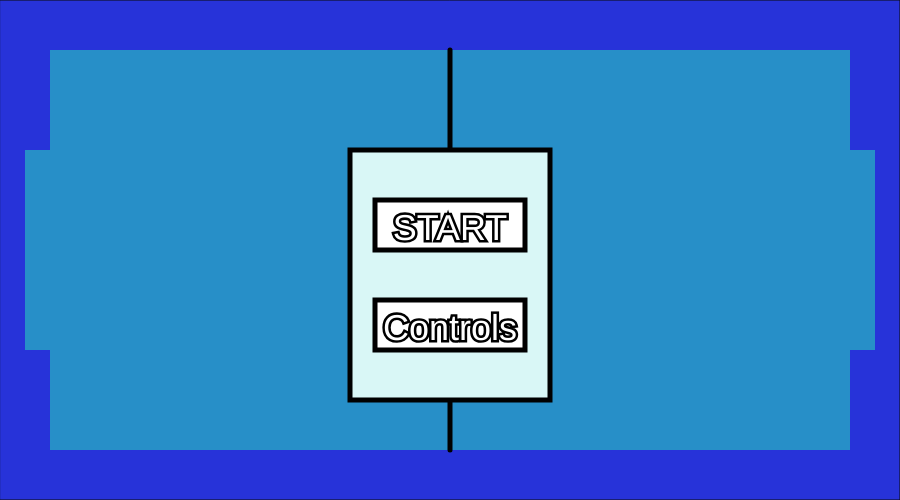
Frame 1 (no input)
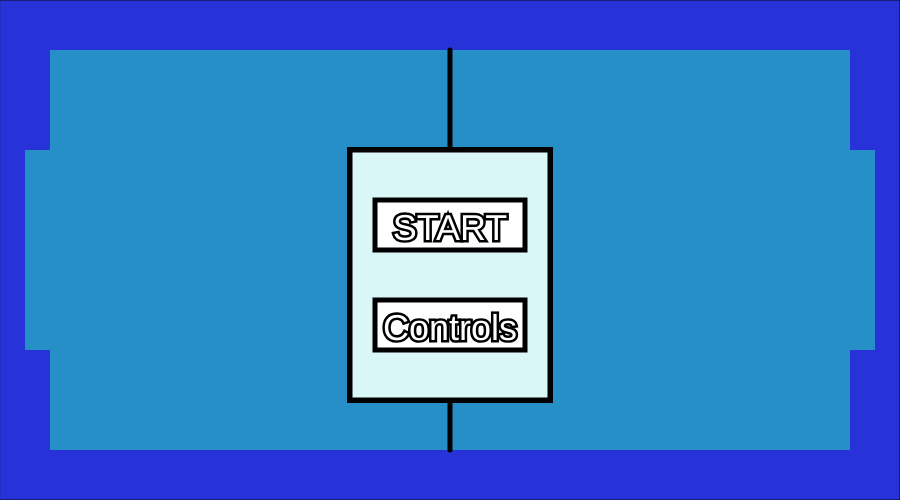
Frame 60 (no input)
Frame 120 (the mouse pressed at the canvas centre since frame 60): identical to frame 60, image omitted

The p5.js sketch that drew these frames (run headless with seeded random() and noise() and a simulated clock; from frame 60 on, the mouse is pressed at the canvas centre):

// p5.js sketch
// ── sketch.js
var x = 250, y = 245;
var x2 = 650, y2 = 245;
var score1 = 0;
var score2 = 0;
var keys1 =[false, false,false,false];
var keys2 =[false, false,false,false];
var start = false;
var menu = true;
var contr = false;
var end1 = false;
var end2 = false;

function setup() {
  // put setup code here
 	createCanvas(900, 500);
 	BPosition = createVector(450,250);
 	BVelocity = createVector(0,0);
 	field();
 	
}

function keyPressed() {
	//Player 1 ball controls
  if (keyCode === 65){  keys1[0] = true;}
  if (keyCode === 68){  keys1[1] = true;}
  if (keyCode === 87){  keys1[2] = true;}
  if (keyCode === 83){  keys1[3] = true;}
	//Player 2 ball controls
  if (keyCode === 100){  keys2[0] = true;}
  if (keyCode === 102){  keys2[1] = true;}
  if (keyCode === 104){  keys2[2] = true;}
  if (keyCode === 101){  keys2[3] = true;}
};

function keyReleased() {
	//Player 1 ball controls
  if (keyCode === 65){  keys1[0] = false;}
  if (keyCode === 68){  keys1[1] = false;}
  if (keyCode === 87){  keys1[2] = false;}
  if (keyCode === 83){  keys1[3] = false;}
  	//Player 2 ball controls
  if (keyCode === 100){  keys2[0] = false;}
  if (keyCode === 102){  keys2[1] = false;}
  if (keyCode === 104){  keys2[2] = false;}
  if (keyCode === 101){  keys2[3] = false;}
};

var Player1 = function(){
	if(x > 75){if(keys1[0] === true){x-=7;}}
	if(x < 900/2-25){if(keys1[1] === true){x+=7;}}
    if(y > 75){if(keys1[2] === true){y-=7;}}
    if(y < 500-75){if(keys1[3] === true){y+=7;}}
    noStroke();
    fill(150);
    ellipse(x, y, 50,50);
};

var Player2 = function(){
	if(x2 > 475){if(keys2[0] === true){x2-=7;}}
	if(x2 < 825){if(keys2[1] === true){x2+=7;}}
    if(y2 > 75){if(keys2[2] === true){y2-=7;}}
    if(y2 < 425){if(keys2[3] === true){y2+=7;}}
    noStroke();
    fill(150);
    ellipse(x2, y2, 50,50);
};

var field = function(){
	// the Playing board drawing
	stroke(10);
	fill(39,51,217);
	rect(0,0,width,height);
	fill(39, 143, 200);
	noStroke();
	rect(50, 50, width - 100, height - 100);
	fill(39, 143, 200);
	rect(25, 150, 25, 200);
	rect(width-50, 150, 25, 200);
	stroke(0);
	strokeWeight(5);
	line(width/2, 50, width/2, height-50);
};

var update = function(){
	playerOne = createVector(x,y);
 	//dir = createVector(0,0);
 	dir = playerOne.copy();
	dir.sub(BPosition);
	dir.normalize();
	dir.mult(-8);
	if(playerOne.dist(BPosition) < 45){
		BVelocity = dir.copy();
	}
	BPosition.add(BVelocity);
}
var update2 = function(){
	playerTwo = createVector(x2,y2);
 	//dir = createVector(0,0);
 	dir2 = playerTwo.copy();
	dir2.sub(BPosition);
	dir2.normalize();
	dir2.mult(-8);
	if(playerTwo.dist(BPosition) < 45){
		BVelocity = dir2.copy();
	}
	BPosition.add(BVelocity);
}

var display = function(){
	stroke(0);
    strokeWeight(2);
    fill(127);
    ellipse(BPosition.x, BPosition.y, 40, 40);
}

var checkEdges = function(){
	if (BPosition.x > width-50) {
    	BPosition.x = width-50;
        BVelocity.x = BVelocity.x * -1;
    } else if (BPosition.x < 50) {
    	BPosition.x = 50;
        BVelocity.x = BVelocity.x * -1;
    }
    
    if (BPosition.y > height-50) {
    	BPosition.y = height-50;
        BVelocity.y = BVelocity.y * -1;
    } else if (BPosition.y < 50) {
    	BPosition.y = 50;
        BVelocity.y = BVelocity.y * -1;
    }
}

var reset = function(){
	x = 250;
	y = 245;
	x2 = 650;
	y2 = 245;
	BPosition.x = 450;
	BPosition.y = 250;
	BVelocity.x = 0;
	BVelocity.y = 0;
}

function score(){
	if(BPosition.x < 51 && BPosition.y > 170 && BPosition.y < 330){
		score2++;
		reset();
		if(score2 === 7){
			end2 = true;
		}

		
	}
	if(BPosition.x > 849 && BPosition.y > 170 && BPosition.y < 330){
		score1++;
		reset();
		if(score1 === 7){
			end1 = true;
		}
		
	}
	textSize(50);
	text(score1, 400, 150);
	text(score2, 500, 150);
}

var buttonKey = function(xK, yK, widthK, heightK, textK){
	fill(255);
	rect(xK, yK, widthK, heightK);
	textAlign(LEFT);
	textSize(40);
	stroke(0);
	fill(255,0,0);
	text(textK, xK+7 , yK + widthK -7);

}

var controls = function(){
	field();
	fill(217, 247, 246);
	
	textAlign(CENTER);
	rect(225, 100, 450, 300);
	
	buttonKey(width/2-150, height/2, 50,50, "W");
	buttonKey(width/2-150, height/2+50, 50,50, "S");
	buttonKey(width/2-100, height/2+50, 50,50, "D");
	buttonKey(width/2-200, height/2+50, 50,50, "A");
	buttonKey(width/2+100, height/2, 50,50, " 8");
	buttonKey(width/2+100, height/2+50, 50,50, " 5");
	buttonKey(width/2+50, height/2+50, 50,50, " 4");
	buttonKey(width/2+150, height/2+50, 50,50, " 6");

	if(mouseX >350 && mouseX < 550 && mouseY > 150 && mouseY < 200){
		fill(255,0,0);
		if(mouseIsPressed){
			start = true;
			menu = false;
			end1 = false;
			end2 = false;
			score1 = 0;
			score2 = 0;
			contr = false;
		}
	}
	else{
		fill(255);
	}
	rect(350, 150, 200,50);
	textAlign(CENTER);
	textSize(36);
	text("START", 450, 190);
}

var startMenu = function(){
	//field();
	stroke(0);
	strokeWeight(5);
	fill(217, 247, 246);
	rect(350, 150, 200,250);


	if(mouseX >375 && mouseX < 525 && mouseY > 200 && mouseY < 250){
		fill(255,0,0);
		if(mouseIsPressed){
			start = true;
			menu = false;
			contr = false;
			end1 = false;
			end2 = false;
			score1 = 0;
			score2 = 0;
		}
	}
	else{
		fill(255);
	}
	rect(375, 200, 150,50);
	textAlign(CENTER);
	textSize(36);
	text("START", 450, 240);


	if(mouseX >375 && mouseX < 525 && mouseY > 300 && mouseY < 350){
		fill(255,0,0);
		if(mouseIsPressed){
			start = false
			contr = true;
			menu = false;
			end1 = false;
			end2 = false;
			score1 = 0;
			score2 = 0;
		}
	}
	else{fill(255);}
	rect(375, 300, 150,50);
	text("Controls", 450, 340);
}

var End1 = function(){
		textAlign(CENTER);
		textSize(50);
		fill(255);
		text("Player one won the match", 450, 100);
		start = false;
		menu = true;
		contr = false;
	}
var End2 = function(){
		textAlign(CENTER);
		textSize(50);
		fill(255);
		text("Player two won the match", 450, 100);
		start = false;
		menu = true;
		contr = false;
}

function draw() {
  // put drawing code here
  if(menu){
  	startMenu();
  }
  if(contr){
  	controls();
  }
  if(start){
  	field();
  	Player1();
  	Player2();
  	update();
  	update2();
  	checkEdges();
  	display();
  	score();
  	//scoreCount();
  }
  if(end1){
  	End1();
  }
  if(end2){
  	End2();
  }
  


}

// ── hocheyGame.js
var x =5;
var x = 250, y = 250;
var keys =[false, false,false,false];
/*
function keyPressed() {
  if (key.toString() === 'a'){  keys[0] = true;}
  if (key.toString() === 'd'){  keys[1] = true;}
  if (key.toString() === 'w'){  keys[2] = true;}
  if (key.toString() === 's'){  keys[3] = true;}
};

function keyReleased() {
  if (key.toString() === 'a'){  keys[0] = false;}
  if (key.toString() === 'd'){  keys[1] = false;}
  if (key.toString() === 'w'){  keys[2] = false;}
  if (key.toString() === 's'){  keys[3] = false;}
};

var Player1 = function(){
	if(x>25){if(keys[0] === true){x--;}}
	if(x<375){if(keys[1] === true){x++;}}
    if(keys[2] === true){y--;}
    if(keys[3] === true){y++;}
    ellipse(x, y, 50,50);
};
*/


var field = function(){
	// the Playing board drawing
	stroke(10);
	fill(39,51,217);
	rect(0,0,width,height);
	fill(39, 143, 200);
	noStroke();
	rect(50, 50, width - 100, height - 100);
	fill(39, 143, 200);
	rect(25, 150, 25, 200);
	rect(width-50, 150, 25, 200);
	stroke(0);
	strokeWeight(5);
	line(width/2, 50, width/2, height-50);
};

function setup() {
  // put setup code here
 	createCanvas(900, 500);
}

function draw() {
  // put drawing code here
  field();
  
  


}
function keyPressed(){
  	ellipse(x, y, 50,50);
  }
